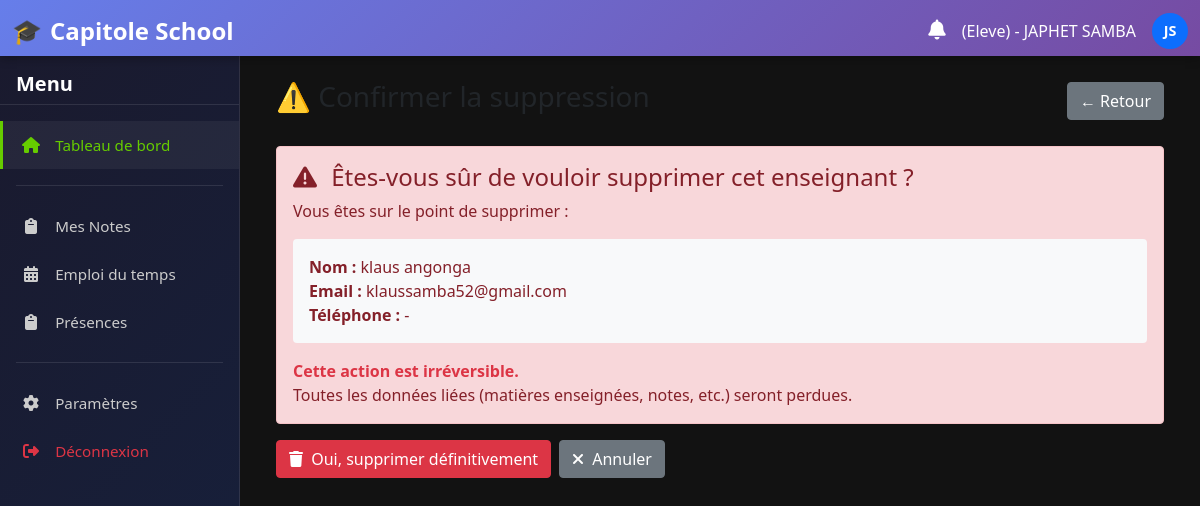
The app's page /enseignants/8/supprimer/ (signed in) with its own data.
### home/models.py (models this page shows, shortened)
class Utilisateur(AbstractUser):
    ROLES = (
        ('admin', 'Administrateur'),
        ('enseignant', 'Enseignant'),
        ('eleve', 'Élève'),
        ('parent', 'Parent'),
        ('directeur', 'Directeur'),
        ('secretaire', 'Secrétaire'),
        ('surveillant', 'Surveillant'),
    )
    role = models.CharField(_("Rôle"), max_length=20, choices=ROLES, db_index=True)
    telephone = models.CharField(_("Téléphone"), max_length=20, blank=True)
    photo = models.ImageField(_("Photo"), upload_to='utilisateurs/', blank=True, null=True)
    class Meta:
        verbose_name = _("Utilisateur")
        verbose_name_plural = _("Utilisateurs")
        ordering = ['last_name', 'first_name']
    def get_full_name(self):
        full_name = f"{self.first_name} {self.last_name}".strip()
        return full_name or self.username

### home/views.py (the view)
# urls.py: path('enseignants/<int:pk>/supprimer/', views.supprimer_enseignant, name='supprimer_enseignant'),
@login_required
def supprimer_enseignant(request, pk):
    enseignant = get_object_or_404(Utilisateur, pk=pk, role='enseignant')
    if request.method == 'POST':
        nom = enseignant.get_full_name()
        enseignant.delete()
        messages.success(request, f"Enseignant '{nom}' supprimé.")
        return redirect('home:liste_enseignants')
    return render(request, 'gestion/dashboards/confirmer_suppression_enseignant.html', {'enseignant': enseignant})

### home/templatetags/notification_extras.py (called while the page is built)
@register.filter
def has_unread_notifications(user):
    return user.notifications.filter(statut='NON_LU').exists()

### home/templates/gestion/dashboards/confirmer_suppression_enseignant.html (shortened to what this page needs)
{% extends "gestion/base.html" %}
{% block content %}
<div class="container-fluid">
    <div class="d-flex justify-content-between align-items-center mb-4">
        <h1 class="h3 text-dark">⚠️ Confirmer la suppression</h1>
        <a href="{% url 'home:liste_enseignants' %}" class="btn btn-secondary">← Retour</a>
    </div>
    <div class="alert alert-danger">
        <h4 class="alert-heading">
            <i class="fas fa-exclamation-triangle me-2"></i>
            Êtes-vous sûr de vouloir supprimer cet enseignant ?
        </h4>
        <p>
            Vous êtes sur le point de supprimer :
        </p>
        <div class="bg-light p-3 rounded mb-3">
            <strong>Nom :</strong> {{ enseignant.get_full_name }}<br>
            <strong>Email :</strong> {{ enseignant.email }}<br>
            <strong>Téléphone :</strong> {{ enseignant.telephone|default:"-" }}
        </div>
        <p class="mb-0">
            <strong class="text-danger">Cette action est irréversible.</strong><br>
            Toutes les données liées (matières enseignées, notes, etc.) seront perdues.
        </p>
    </div>
    <form method="post">
        <div class="d-flex gap-2">
            <button type="submit" class="btn btn-danger">
                <i class="fas fa-trash me-1"></i> Oui, supprimer définitivement
            </button>
            <a href="{% url 'home:liste_enseignants' %}" class="btn btn-secondary">
                <i class="fas fa-times me-1"></i> Annuler
            </a>
        </div>
    </form>
</div>
{% endblock %}

### home/templates/gestion/base.html (shortened to what this page needs)
<!DOCTYPE html>
<html lang="fr">
<head>
   {% load static %}
{% load notification_extras %}
    <link href="{% static 'css/bootstrap.min.css' %}" rel="stylesheet">
    <link rel="stylesheet" href="https://cdnjs.cloudflare.com/ajax/libs/font-awesome/6.4.0/css/all.min.css">
</head>
<body>
    <nav class="navbar navbar-dark">
        <div class="container-fluid">
            <a class="navbar-brand" href="{% url 'home:home' %}">Capitole School</a>
            <div class="d-flex align-items-center gap-3">
                <div class="position-relative">
                    <a href="{% url 'home:notifications' %}" class="text-white text-decoration-none">
                        <i class="fas fa-bell fs-5"></i>
                    </a>
                </div>
                <span class="text-white d-none d-md-block">
                    ({{user.role|title}}) - {{ user.first_name|upper }} {{ user.last_name|upper }}
                </span>
                <div class="bg-primary rounded-circle d-flex align-items-center justify-content-center text-white"
                     style="width: 36px; height: 36px; font-weight: bold; font-size: 0.9rem;">
                    {{ user.first_name|first|upper }}{{ user.last_name|first|upper }}
                </div>
            </div>
        </div>
    </nav>
    <aside class="sidebar" id="sidebar">
        <h5 class="mb-3 px-3">Menu</h5>
        <ul class="nav flex-column">
            <li class="nav-item">
                <a class="nav-link active" href="{% url 'home:home' %}">
                    <i class="fas fa-home"></i> <span>Tableau de bord</span>
                </a>
            </li>
            {% if user.role == 'eleve' %}
                <div class="nav-divider"></div>
                <li class="nav-item">
                    <a class="nav-link" href="{% url 'home:eleve_dashboard' %}">
                        <i class="fas fa-clipboard"></i> <span>Mes Notes</span>
                    </a>
                </li>
                <li class="nav-item">
                    <a class="nav-link" href="{% url 'home:eleve_dashboard' %}">
                        <i class="fas fa-calendar-alt"></i> <span>Emploi du temps</span>
                    </a>
                </li>
                <li class="nav-item">
                    <a class="nav-link" href="{% url 'home:eleve_dashboard' %}">
                        <i class="fas fa-clipboard"></i> <span>Présences</span>
                    </a>
                </li>
            {% endif %}
            <div class="nav-divider"></div>
            <li class="nav-item">
                <a class="nav-link" href="/">
                    <i class="fas fa-cog"></i> <span>Paramètres</span>
                </a>
            </li>
            <li class="nav-item">
                <a class="nav-link text-danger" href="{% url 'home:logout' %}">
                    <i class="fas fa-sign-out-alt"></i> <span>Déconnexion</span>
                </a>
            </li>
        </ul>
    </aside>
    <main id="main-content">
        {% block content %}
        {% endblock %}
    </main>
</body>
</html>

### home/templates/gestion/base.html (style rules this page uses)
:root { --sidebar-width: 240px; --navbar-height: 56px; --primary-color: #667eea; --primary-gradient: linear-gradient(135deg, #667eea 0%, #764ba2 100%); --sidebar-bg: linear-gradient(135deg, #1a1a2e 0%, #16213e 100%); --success-color: #66CC00; }
body { background-color: #000000; color: white; overflow: hidden; font-family: 'Segoe UI', sans-serif; margin: 0; padding: 0; height: 100vh; }
.navbar { position: fixed; top: 0; left: 0; right: 0; z-index: 1030; background: var(--primary-gradient); height: var(--navbar-height); box-shadow: 0 2px 10px rgba(0,0,0,0.3); }
.navbar-brand { font-weight: bold; display: flex; align-items: center; gap: 8px; font-size: 1.5rem; }
.navbar-brand::before { content: "🎓"; font-size: 1.5rem; }
.sidebar { position: fixed; top: var(--navbar-height); left: 0; width: var(--sidebar-width); height: calc(100vh - var(--navbar-height)); background: var(--sidebar-bg); color: white; z-index: 1020; overflow-y: auto; transition: transform 0.3s ease; padding: 1rem 0; border-right: 1px solid rgba(255,255,255,0.1); }
.sidebar h5 { padding: 0 1rem; margin-bottom: 1rem; font-weight: 600; border-bottom: 1px solid rgba(255,255,255,0.1); padding-bottom: 0.5rem; }
.sidebar .nav-link { color: #ccc; border-radius: 0; margin: 0; padding: 0.75rem 1rem; border-left: 3px solid transparent; transition: all 0.2s ease; }
.sidebar .nav-link:hover, .sidebar .nav-link.active { color: var(--success-color); background: rgba(255,255,255,0.05); border-left-color: var(--success-color); }
.sidebar .nav-link i { width: 24px; text-align: center; margin-right: 8px; }
.sidebar .nav-link span { font-size: 0.95rem; }
.sidebar .nav-item { margin: 0; }
.sidebar .nav-divider { height: 1px; background: rgba(255,255,255,0.1); margin: 1rem 1rem; }
main { position: fixed; top: var(--navbar-height); left: var(--sidebar-width); right: 0; bottom: 0; padding: 1.5rem; overflow-y: auto; background-color: #121212; transition: left 0.3s ease; box-sizing: border-box; }
.sidebar, main { animation: fadeIn 0.3s ease-out; }

### records on screen
Utilisateur: role "Eleve", first_name "JAPHET", last_name "SAMBA", first_name|first "J", last_name|first "S"
Utilisateur: get_full_name "klaus angonga", email "klaussamba52@gmail.com", telephone "-"
